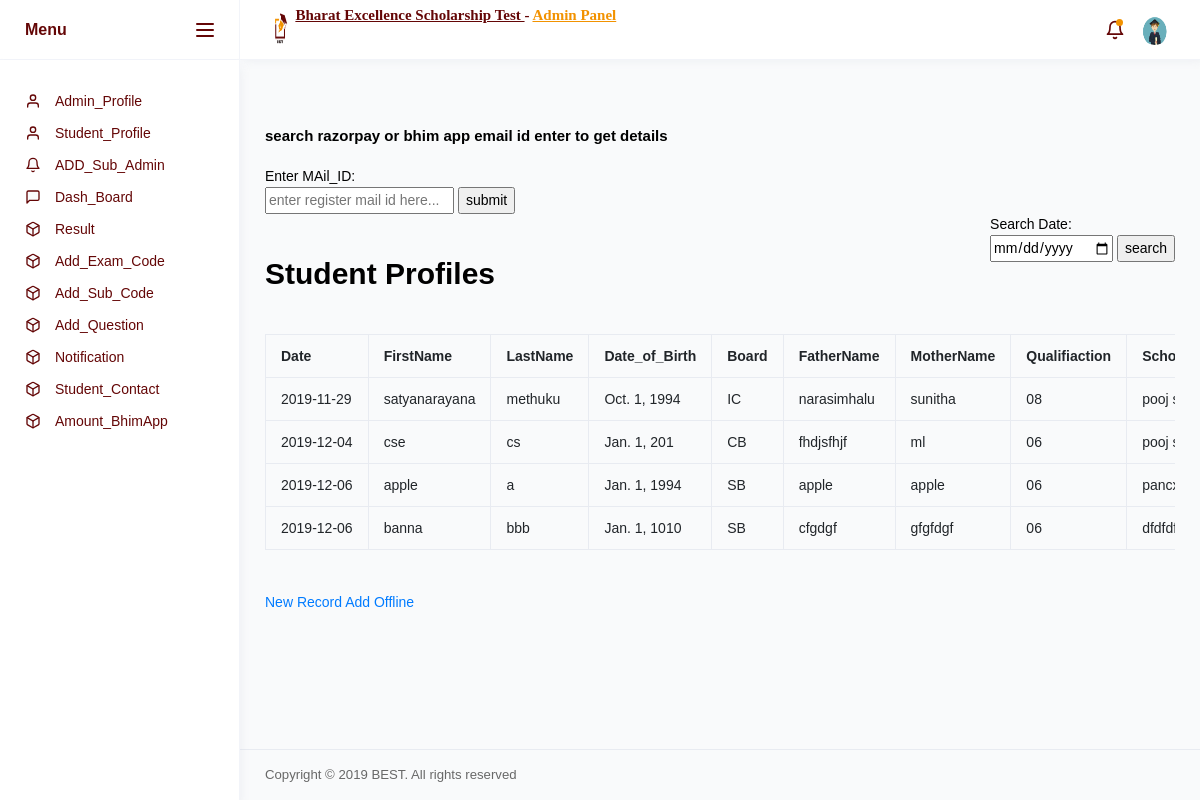
/student_profile_display/ (signed in), run on an earlier commit of the app's database.
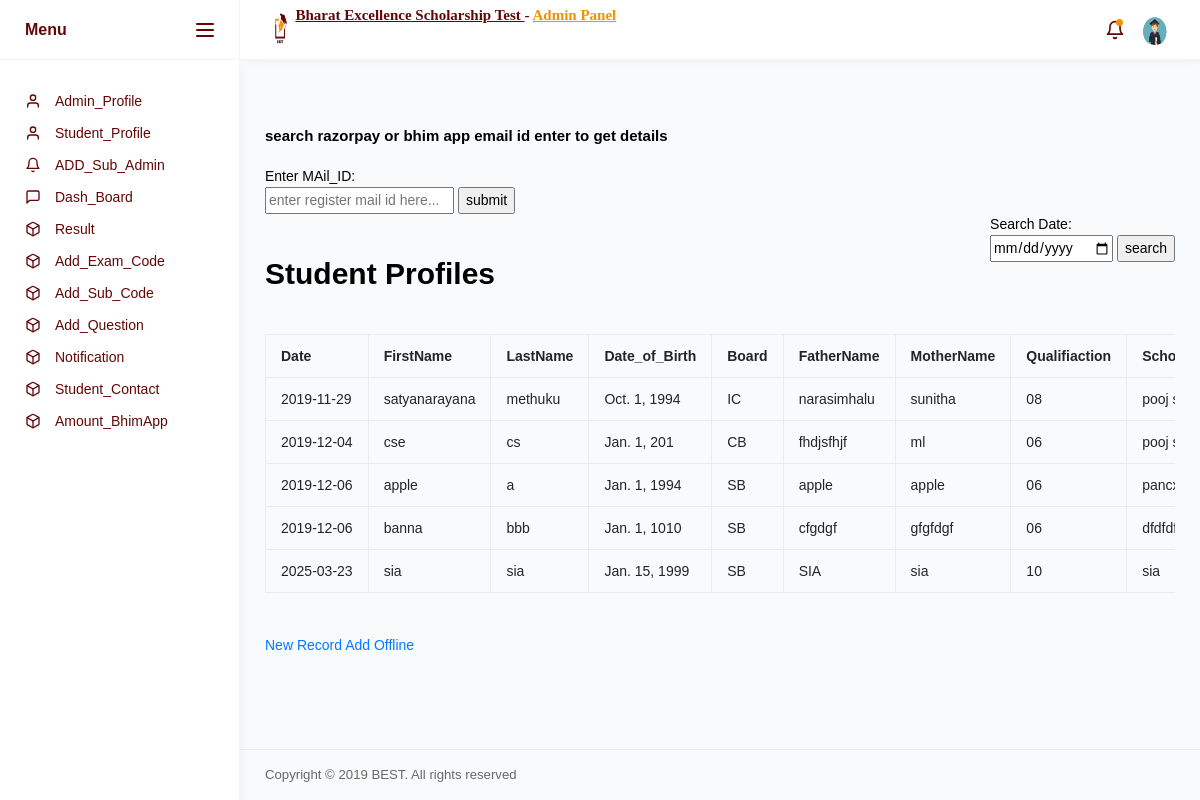
And on a later commit of the database.
### best/models.py (models this page shows, shortened)
class ApplicationFormClass(models.Model):
    firstName     = models.CharField(max_length=100)
    lastName      = models.CharField(max_length=100)
    date_of_birth = models.DateField(default=False)
    board         = models.CharField(max_length=20, default=False)
    fatherName    = models.CharField(max_length=100)
    motherName    = models.CharField(max_length=100)
    qualification = models.CharField(max_length=30)
    schoolName    = models.CharField(max_length=30)
    schoolAddress = models.CharField(max_length=200)
    homeAddress   = models.CharField(max_length=200)
    state         = models.CharField(max_length=30)
    aadharNumber  = models.CharField(max_length=100)
    phoneNumber   = models.CharField(max_length=100)
    emailID       = models.EmailField(max_length=40)
    username      = models.CharField(max_length=30, unique=True)
    referral      = models.CharField(max_length=254)
    status        = models.CharField(max_length=64)
    date          = models.CharField(max_length=64)
    mail_sent     = models.CharField(default='no', max_length=64)

### best/views.py (the view)
# urls.py: path('student_profile_display/',views.student_profile_display, name='display_view'),
@login_required(login_url='/login/')
def student_profile_display(request):
    disp = ApplicationFormClass.objects.all()
    return render(request, 'admin12/studentprofile.html',{'disp':disp})

### best/templates/admin12/studentprofile.html (shortened to what this page needs)
{% extends 'admin12/index2.html' %}
{% block body_block %}
<div class="page-content">
    <div class="ssss">
        <h6>search razorpay or bhim app email id enter to get details</h6><br>
            <form  action="/razorpay_search_date/" method="POST">
                Enter MAil_ID:<br>
                <input type="text" name="e1" placeholder="enter register mail id here...">
                <input type="submit" value="submit">
            </form>
    </div>
    <div class="date">
    <form method="POST" action="/admin_search_date/">
        Search Date:<br>
        <input type="date" name="d1" required>
        <input type="submit"  value="search">
    </form>
    </div><br><br>
    <h3>Student Profiles</h3> <br><br>
        <div class="table-responsive">
            <table class="table table-hover table-bordered">
                <tr>
                       <th>Date</th>
                        <th>FirstName</th>
                        <th>LastName</th>
                        <th>Date_of_Birth</th>
                        <th>Board</th>
                        <th>FatherName</th>
                        <th>MotherName</th>
                        <th>Qualifiaction</th>
                        <th>SchoolName</th>
                </tr>
                {% for b in disp %}
                <tr>   <td>{{b.date}}</td>
                        <td>{{ b.firstName }}</td>
                        <td>{{ b.lastName }}</td>
                        <td>{{ b.date_of_birth }}</td>
                        <td>{{ b.board }}</td>
                        <td>{{ b.fatherName }}</td>
                        <td>{{ b.motherName }}</td>
                        <td>{{ b.qualification }}</td>
                        <td>{{ b.schoolName }}</td>
                </tr>
                {% endfor %}
            </table>
        </div>
        <br><br>
        <a href="/offline_register">New Record Add Offline</a>
    </div>
{% endblock %}

### best/templates/admin12/index2.html (shortened to what this page needs)
{% load static %}
<!DOCTYPE html>
<html lang="en">
	<head>
		<link rel="stylesheet" href="{% static 'student/assets/vendors/core/core.css' %}">
		<link rel="stylesheet" href="{% static 'student/assets/vendors/bootstrap-datepicker/bootstrap-datepicker.min.css' %}">
		<link rel="stylesheet" href="{% static 'student/assets/css/style.css' %}">
	<body>
		<div class="main-wrapper">
			<nav class="sidebar">
				<div class="sidebar-header">
					<a href="#">
						<h5 style="color:#640606;">Menu</h5>
						</a>
					<div class="sidebar-toggler not-active">
						<span></span>
						<span></span>
						<span></span>
					</div>
				</div>
				<div class="sidebar-body">
					<ul class="nav">
						<li class="nav-item"><a href="#" class="nav-link"><i class="link-icon" data-feather="user"></i><span class="link-title">Admin_Profile</span></a></li>
				       <li class="nav-item"><a href="/student_profile_display" class="nav-link"><i class="link-icon" data-feather="user"></i><span class="link-title">Student_Profile</span></a></li>
						<li class="nav-item"><a href="/register" class="nav-link"><i class="link-icon" data-feather="bell"></i><span class="link-title">ADD_Sub_Admin</span></a></li>
						<li class="nav-item"><a href="#" class="nav-link"><i class="link-icon" data-feather="message-square"></i><span class="link-title">Dash_Board</span></a></li>
                        <li class="nav-item"><a href="#" class="nav-link"><i class="link-icon" data-feather="box"></i><span class="link-title">Result</span></a></li>
                        <li class="nav-item"><a href="#" class="nav-link"><i class="link-icon" data-feather="box"></i><span class="link-title">Add_Exam_Code</span></a></li>
                        <li class="nav-item"><a href="#" class="nav-link"><i class="link-icon" data-feather="box"></i><span class="link-title">Add_Sub_Code</span></a></li>
                        <li class="nav-item"><a href="#" class="nav-link"><i class="link-icon" data-feather="box"></i><span class="link-title">Add_Question</span></a></li>
						<li class="nav-item"><a href="#" class="nav-link"><i class="link-icon" data-feather="box"></i><span class="link-title">Notification</span></a></li>
						<li class="nav-item"><a href="#" class="nav-link"><i class="link-icon" data-feather="box"></i><span class="link-title">Student_Contact</span></a></li>
						<li class="nav-item"><a href="#" class="nav-link"><i class="link-icon" data-feather="box"></i><span class="link-title">Amount_BhimApp</span></a></li>
					</ul>
				</div>
			</nav>
			<div class="page-wrapper">
				<nav class="navbar">
					<div class="navbar-content">
							<div style="display:inline-flex;">
									<img src="{% static 'student/assets/images/best.png' %}" alt="BEST" style="width:8%;">
									<div>
									<h6 style="margin-top:2%;color:#640606;font-family:serif;"><u>Bharat Excellence Scholarship Test </u>- <u style="color:#f29200;">Admin Panel</u></h6>
									</div>
								</div>
						<ul class="navbar-nav">
							<li class="nav-item dropdown nav-notifications">
								<a class="nav-link dropdown-toggle" href="#" role="button">
									<i data-feather="bell"></i>
									<div class="indicator">
										<div class="circle"></div>
									</div>
								</a>
							</li>
							<li class="nav-item dropdown nav-profile">
								<a class="nav-link dropdown-toggle" href="#" id="profileDropdown" role="button" data-toggle="dropdown" aria-haspopup="true" aria-expanded="false">
									<img src="{% static 'student/assets/images/sss.png' %}" alt="profile">
								</a>
							</li>
						</ul>
					</div>
				</nav>
			<br><br>
				{% block body_block %}
                {% endblock %}
				<footer class="footer d-flex flex-column flex-md-row align-items-center justify-content-between">
					<p class="text-muted text-center text-md-left">Copyright © 2019 BEST. All rights reserved</p>
				</footer>
			</div>
		</div>
	</body>
</html>

### best/templates/admin12/studentprofile.html (style rules this page uses)
.date { float: right; }

What changed in the data, as far as the page shows it:
added ApplicationFormClass: date "2025-03-23", firstName "sia", lastName "sia", date_of_birth "Jan. 15, 1999", board "SB", fatherName "SIA", motherName "sia", qualification "10", schoolName "sia"
